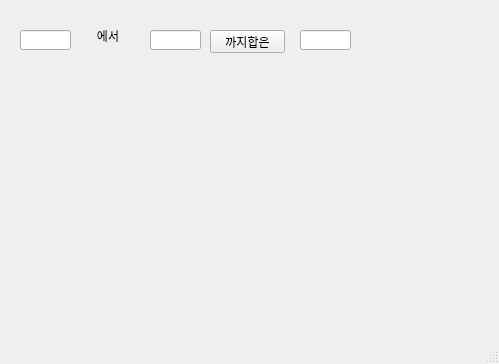
<?xml version="1.0" encoding="UTF-8"?>
<ui version="4.0">
 <class>MainWindow</class>
 <widget class="QMainWindow" name="MainWindow">
  <property name="geometry">
   <rect>
    <x>0</x>
    <y>0</y>
    <width>499</width>
    <height>364</height>
   </rect>
  </property>
  <property name="windowTitle">
   <string>MainWindow</string>
  </property>
  <widget class="QWidget" name="centralwidget">
   <widget class="QLineEdit" name="le1">
    <property name="geometry">
     <rect>
      <x>20</x>
      <y>30</y>
      <width>51</width>
      <height>20</height>
     </rect>
    </property>
    <property name="alignment">
     <set>Qt::AlignRight|Qt::AlignTrailing|Qt::AlignVCenter</set>
    </property>
   </widget>
   <widget class="QLineEdit" name="le2">
    <property name="geometry">
     <rect>
      <x>150</x>
      <y>30</y>
      <width>51</width>
      <height>20</height>
     </rect>
    </property>
    <property name="alignment">
     <set>Qt::AlignRight|Qt::AlignTrailing|Qt::AlignVCenter</set>
    </property>
   </widget>
   <widget class="QLineEdit" name="le3">
    <property name="geometry">
     <rect>
      <x>300</x>
      <y>30</y>
      <width>51</width>
      <height>20</height>
     </rect>
    </property>
    <property name="alignment">
     <set>Qt::AlignRight|Qt::AlignTrailing|Qt::AlignVCenter</set>
    </property>
   </widget>
   <widget class="QLabel" name="lbl">
    <property name="geometry">
     <rect>
      <x>80</x>
      <y>30</y>
      <width>56</width>
      <height>12</height>
     </rect>
    </property>
    <property name="text">
     <string>에서</string>
    </property>
    <property name="alignment">
     <set>Qt::AlignCenter</set>
    </property>
   </widget>
   <widget class="QPushButton" name="pb">
    <property name="geometry">
     <rect>
      <x>210</x>
      <y>30</y>
      <width>75</width>
      <height>23</height>
     </rect>
    </property>
    <property name="text">
     <string>까지합은</string>
    </property>
   </widget>
  </widget>
  <widget class="QMenuBar" name="menubar">
   <property name="geometry">
    <rect>
     <x>0</x>
     <y>0</y>
     <width>499</width>
     <height>21</height>
    </rect>
   </property>
  </widget>
  <widget class="QStatusBar" name="statusbar"/>
 </widget>
 <resources/>
 <connections/>
</ui>
